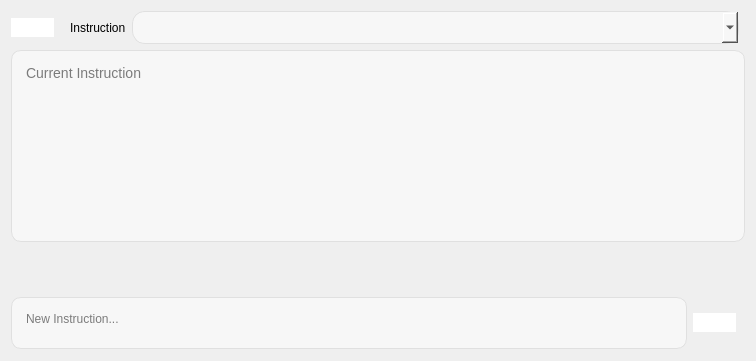
          <widget class="QWidget" name="page_3">
           <layout class="QGridLayout" name="gridLayout_3">
            <item row="0" column="2">
             <widget class="QComboBox" name="comboBox_list_instruction_edit">
              <property name="sizePolicy">
               <sizepolicy hsizetype="Expanding" vsizetype="Fixed">
                <horstretch>0</horstretch>
                <verstretch>0</verstretch>
               </sizepolicy>
              </property>
              <property name="minimumSize">
               <size>
                <width>571</width>
                <height>0</height>
               </size>
              </property>
              <property name="maximumSize">
               <size>
                <width>16777215</width>
                <height>16777215</height>
               </size>
              </property>
              <property name="styleSheet">
               <string notr="true">QComboBox {
    background-color: #F7F7F7;
    border: 1px solid #E0E0E0;
    border-radius: 13px;  /* Borda arredondada */
    color: black;  /* Cor do texto */
    font-size: 16px;  /* Tamanho da fonte */
    padding: 5px 10px;  /* Espaçamento interno */
}

QComboBox:hover {
    background-color: #EDEDED; /* Fundo ao passar o mouse */
}

QComboBox:pressed {
    background-color: #DCDCDC; /* Fundo ao pressionar */
}

QComboBox QAbstractItemView {
    background-color: #F7F7F7;
    border: 1px solid #E0E0E0;
    selection-background-color: #EDEDED;
    selection-color: black;
    border-radius: 10px;  /* Borda arredondada para a lista */
    font-size: 16px; /* Ajuste de fonte para itens */
}
</string>
              </property>
             </widget>
            </item>
            <item row="1" column="0" colspan="4">
             <widget class="QTextEdit" name="Current_instuction_html_edit">
              <property name="sizePolicy">
               <sizepolicy hsizetype="Expanding" vsizetype="Minimum">
                <horstretch>0</horstretch>
                <verstretch>0</verstretch>
               </sizepolicy>
              </property>
              <property name="minimumSize">
               <size>
                <width>0</width>
                <height>0</height>
               </size>
              </property>
              <property name="maximumSize">
               <size>
                <width>16777215</width>
                <height>16777215</height>
               </size>
              </property>
              <property name="styleSheet">
               <string notr="true">            QTextEdit {
          
                border: 1px solid #E0E0E0;
                padding: 10px;
                border-radius: 10px;
                background-color: #F7F7F7;
                color: black;  /* Cor do texto preto */
                font-family: Arial;
                font-size: 14px;
            }</string>
              </property>
              <property name="placeholderText">
               <string>Current Instruction</string>
              </property>
             </widget>
            </item>
            <item row="0" column="0">
             <widget class="QCustomQPushButton" name="Add_new_instructions_button_edit">
              <property name="sizePolicy">
               <sizepolicy hsizetype="Maximum" vsizetype="Maximum">
                <horstretch>0</horstretch>
                <verstretch>0</verstretch>
               </sizepolicy>
              </property>
              <property name="styleSheet">
               <string notr="true">            QPushButton {
                background-color: white;

                border-radius: 13px;  /* Borda arredondada (círculo) */
                color: black;  /* Cor do texto alterada para preto */
                font-size: 16px;  /* Ajuste do tamanho do ícone */
            }
            QPushButton:hover {
                background-color: #EDEDED;
            }
            QPushButton:pressed {
                background-color: #DCDCDC;
            }
</string>
              </property>
              <property name="text">
               <string/>
              </property>
              <property name="icon">
               <iconset resource="../Qss/icons/_icons.qrc">
                <normaloff>:/material_design/icons/material_design/add.png</normaloff>:/material_design/icons/material_design/add.png</iconset>
              </property>
              <property name="iconSize">
               <size>
                <width>30</width>
                <height>30</height>
               </size>
              </property>
             </widget>
            </item>
            <item row="0" column="1">
             <widget class="QLabel" name="label_2">
              <property name="text">
               <string>Instruction</string>
              </property>
              <property name="indent">
               <number>10</number>
              </property>
             </widget>
            </item>
            <item row="3" column="0" colspan="4">
             <layout class="QGridLayout" name="gridLayout_8">
              <property name="topMargin">
               <number>9</number>
              </property>
              <property name="rightMargin">
               <number>9</number>
              </property>
              <property name="bottomMargin">
               <number>1</number>
              </property>
              <property name="horizontalSpacing">
               <number>6</number>
              </property>
              <property name="verticalSpacing">
               <number>9</number>
              </property>
              <item row="1" column="2">
               <widget class="QTextEdit" name="instruction_input_edit">
                <property name="sizePolicy">
                 <sizepolicy hsizetype="Preferred" vsizetype="Preferred">
                  <horstretch>0</horstretch>
                  <verstretch>0</verstretch>
                 </sizepolicy>
                </property>
                <property name="minimumSize">
                 <size>
                  <width>676</width>
                  <height>52</height>
                 </size>
                </property>
                <property name="maximumSize">
                 <size>
                  <width>676</width>
                  <height>52</height>
                 </size>
                </property>
                <property name="styleSheet">
                 <string notr="true">            QTextEdit {
                border: 1px solid #E0E0E0;
                padding: 10px;
                border-radius: 10px;
                background-color: #F7F7F7;
                color: black;  /* Cor do texto alterada para preto */
            }</string>
                </property>
                <property name="placeholderText">
                 <string>New Instruction...</string>
                </property>
               </widget>
              </item>
              <item row="1" column="3">
               <widget class="QCustomQPushButton" name="change_instruction_button_edit">
                <property name="sizePolicy">
                 <sizepolicy hsizetype="Fixed" vsizetype="Fixed">
                  <horstretch>0</horstretch>
                  <verstretch>0</verstretch>
                 </sizepolicy>
                </property>
                <property name="styleSheet">
                 <string notr="true">            QPushButton {
                background-color: white;

                border-radius: 13px;  /* Borda arredondada (círculo) */
                color: black;  /* Cor do texto alterada para preto */
                font-size: 16px;  /* Ajuste do tamanho do ícone */
            }
            QPushButton:hover {
                background-color: #EDEDED;
            }
            QPushButton:pressed {
                background-color: #DCDCDC;
            }
</string>
                </property>
                <property name="text">
                 <string/>
                </property>
                <property name="icon">
                 <iconset resource="../Qss/icons/_icons.qrc">
                  <normaloff>:/material_design/icons/material_design/edit_note.png</normaloff>:/material_design/icons/material_design/edit_note.png</iconset>
                </property>
                <property name="iconSize">
                 <size>
                  <width>40</width>
                  <height>47</height>
                 </size>
                </property>
               </widget>
              </item>
             </layout>
            </item>
            <item row="2" column="0">
             <spacer name="verticalSpacer_5">
              <property name="orientation">
               <enum>Qt::Vertical</enum>
              </property>
              <property name="sizeHint" stdset="0">
               <size>
                <width>20</width>
                <height>40</height>
               </size>
              </property>
             </spacer>
            </item>
           </layout>
          </widget>
